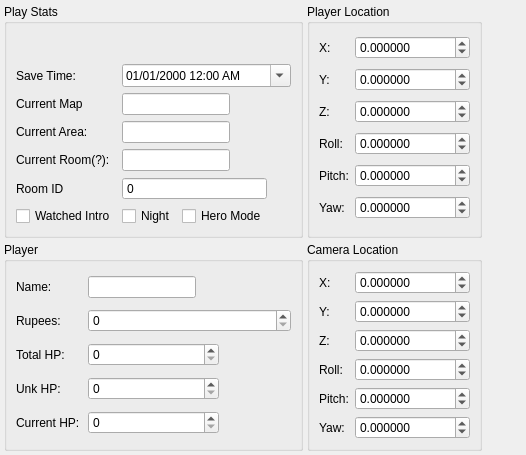
     <widget class="QWidget" name="playerTab">
      <attribute name="title">
       <string>&amp;Player</string>
      </attribute>
      <layout class="QGridLayout" name="gridLayout_6">
       <property name="leftMargin">
        <number>4</number>
       </property>
       <property name="topMargin">
        <number>4</number>
       </property>
       <property name="rightMargin">
        <number>4</number>
       </property>
       <property name="bottomMargin">
        <number>4</number>
       </property>
       <property name="spacing">
        <number>4</number>
       </property>
       <item row="2" column="1">
        <widget class="QGroupBox" name="cameraGroupBox">
         <property name="title">
          <string>Camera Location</string>
         </property>
         <layout class="QGridLayout" name="gridLayout_15">
          <item row="5" column="0">
           <widget class="QLabel" name="camYawLabel">
            <property name="text">
             <string>Yaw:</string>
            </property>
            <property name="buddy">
             <cstring>cameraYawSpinBox</cstring>
            </property>
           </widget>
          </item>
          <item row="4" column="0">
           <widget class="QLabel" name="camPitchLabel">
            <property name="text">
             <string>Pitch:</string>
            </property>
            <property name="buddy">
             <cstring>cameraPitchSpinBox</cstring>
            </property>
           </widget>
          </item>
          <item row="3" column="0">
           <widget class="QLabel" name="camRollLabel">
            <property name="text">
             <string>Roll:</string>
            </property>
            <property name="buddy">
             <cstring>cameraRollSpinBox</cstring>
            </property>
           </widget>
          </item>
          <item row="2" column="0">
           <widget class="QLabel" name="camZLabel">
            <property name="text">
             <string>Z:</string>
            </property>
            <property name="buddy">
             <cstring>cameraZSpinBox</cstring>
            </property>
           </widget>
          </item>
          <item row="1" column="0">
           <widget class="QLabel" name="camYLabel">
            <property name="text">
             <string>Y:</string>
            </property>
            <property name="buddy">
             <cstring>cameraYSpinBox</cstring>
            </property>
           </widget>
          </item>
          <item row="0" column="0">
           <widget class="QLabel" name="camXLabel">
            <property name="sizePolicy">
             <sizepolicy hsizetype="Ignored" vsizetype="Preferred">
              <horstretch>0</horstretch>
              <verstretch>0</verstretch>
             </sizepolicy>
            </property>
            <property name="text">
             <string>X:</string>
            </property>
            <property name="buddy">
             <cstring>cameraXSpinBox</cstring>
            </property>
           </widget>
          </item>
          <item row="5" column="1">
           <widget class="QDoubleSpinBox" name="cameraYawSpinBox">
            <property name="decimals">
             <number>6</number>
            </property>
            <property name="minimum">
             <double>-1000000.000000000000000</double>
            </property>
            <property name="maximum">
             <double>1000000.000000000000000</double>
            </property>
           </widget>
          </item>
          <item row="4" column="1">
           <widget class="QDoubleSpinBox" name="cameraPitchSpinBox">
            <property name="decimals">
             <number>6</number>
            </property>
            <property name="minimum">
             <double>-1000000.000000000000000</double>
            </property>
            <property name="maximum">
             <double>1000000.000000000000000</double>
            </property>
           </widget>
          </item>
          <item row="3" column="1">
           <widget class="QDoubleSpinBox" name="cameraRollSpinBox">
            <property name="decimals">
             <number>6</number>
            </property>
            <property name="minimum">
             <double>-1000000.000000000000000</double>
            </property>
            <property name="maximum">
             <double>1000000.000000000000000</double>
            </property>
           </widget>
          </item>
          <item row="2" column="1">
           <widget class="QDoubleSpinBox" name="cameraZSpinBox">
            <property name="decimals">
             <number>6</number>
            </property>
            <property name="minimum">
             <double>-1000000.000000000000000</double>
            </property>
            <property name="maximum">
             <double>1000000.000000000000000</double>
            </property>
            <property name="value">
             <double>0.000000000000000</double>
            </property>
           </widget>
          </item>
          <item row="1" column="1">
           <widget class="QDoubleSpinBox" name="cameraYSpinBox">
            <property name="decimals">
             <number>6</number>
            </property>
            <property name="minimum">
             <double>-1000000.000000000000000</double>
            </property>
            <property name="maximum">
             <double>1000000.000000000000000</double>
            </property>
           </widget>
          </item>
          <item row="0" column="1">
           <widget class="QDoubleSpinBox" name="cameraXSpinBox">
            <property name="decimals">
             <number>6</number>
            </property>
            <property name="minimum">
             <double>-1000000.000000000000000</double>
            </property>
            <property name="maximum">
             <double>1000000.000000000000000</double>
            </property>
           </widget>
          </item>
         </layout>
        </widget>
       </item>
       <item row="2" column="0">
        <widget class="QGroupBox" name="playerGroup">
         <property name="title">
          <string>Player</string>
         </property>
         <layout class="QGridLayout" name="gridLayout_7">
          <item row="1" column="0">
           <widget class="QLabel" name="rupeeLabel">
            <property name="text">
             <string>Rupees:</string>
            </property>
            <property name="buddy">
             <cstring>rupeeSpinBox</cstring>
            </property>
           </widget>
          </item>
          <item row="0" column="0">
           <widget class="QLabel" name="nameLabel">
            <property name="text">
             <string>Name:</string>
            </property>
            <property name="buddy">
             <cstring>nameLineEdit</cstring>
            </property>
           </widget>
          </item>
          <item row="2" column="0">
           <widget class="QLabel" name="totalHPLabel">
            <property name="text">
             <string>Total HP:</string>
            </property>
            <property name="buddy">
             <cstring>totalHPSpinBox</cstring>
            </property>
           </widget>
          </item>
          <item row="3" column="0">
           <widget class="QLabel" name="unkHPLabel">
            <property name="text">
             <string>Unk HP:</string>
            </property>
            <property name="buddy">
             <cstring>unkHPSpinBox</cstring>
            </property>
           </widget>
          </item>
          <item row="4" column="0">
           <widget class="QLabel" name="curHPLabel">
            <property name="text">
             <string>Current HP:</string>
            </property>
            <property name="buddy">
             <cstring>curHPSpinBox</cstring>
            </property>
           </widget>
          </item>
          <item row="1" column="1" colspan="3">
           <widget class="QSpinBox" name="rupeeSpinBox">
            <property name="maximum">
             <number>9999</number>
            </property>
           </widget>
          </item>
          <item row="2" column="1" colspan="2">
           <widget class="QSpinBox" name="totalHPSpinBox">
            <property name="maximum">
             <number>80</number>
            </property>
           </widget>
          </item>
          <item row="3" column="1" colspan="2">
           <widget class="QSpinBox" name="unkHPSpinBox">
            <property name="maximum">
             <number>80</number>
            </property>
           </widget>
          </item>
          <item row="4" column="1" colspan="2">
           <widget class="QSpinBox" name="curHPSpinBox">
            <property name="maximum">
             <number>80</number>
            </property>
           </widget>
          </item>
          <item row="0" column="1" colspan="3">
           <widget class="QLineEdit" name="nameLineEdit">
            <property name="sizePolicy">
             <sizepolicy hsizetype="Fixed" vsizetype="Fixed">
              <horstretch>0</horstretch>
              <verstretch>0</verstretch>
             </sizepolicy>
            </property>
            <property name="text">
             <string notr="true"/>
            </property>
            <property name="maxLength">
             <number>8</number>
            </property>
            <property name="placeholderText">
             <string notr="true"/>
            </property>
           </widget>
          </item>
         </layout>
        </widget>
       </item>
       <item row="0" column="2">
        <spacer name="horizontalSpacer_2">
         <property name="orientation">
          <enum>Qt::Horizontal</enum>
         </property>
         <property name="sizeHint" stdset="0">
          <size>
           <width>40</width>
           <height>20</height>
          </size>
         </property>
        </spacer>
       </item>
       <item row="0" column="1">
        <widget class="QGroupBox" name="playerLocationGroupBox">
         <property name="title">
          <string>Player Location</string>
         </property>
         <layout class="QGridLayout" name="gridLayout_16">
          <item row="0" column="0">
           <widget class="QLabel" name="playerXLabel">
            <property name="sizePolicy">
             <sizepolicy hsizetype="Ignored" vsizetype="Preferred">
              <horstretch>0</horstretch>
              <verstretch>0</verstretch>
             </sizepolicy>
            </property>
            <property name="text">
             <string>X:</string>
            </property>
            <property name="buddy">
             <cstring>playerXSpinBox</cstring>
            </property>
           </widget>
          </item>
          <item row="0" column="1">
           <widget class="QDoubleSpinBox" name="playerXSpinBox">
            <property name="decimals">
             <number>6</number>
            </property>
            <property name="minimum">
             <double>-1000000.000000000000000</double>
            </property>
            <property name="maximum">
             <double>1000000.000000000000000</double>
            </property>
            <property name="value">
             <double>0.000000000000000</double>
            </property>
           </widget>
          </item>
          <item row="1" column="0">
           <widget class="QLabel" name="playerYLabel">
            <property name="text">
             <string>Y:</string>
            </property>
            <property name="buddy">
             <cstring>playerYSpinBox</cstring>
            </property>
           </widget>
          </item>
          <item row="1" column="1">
           <widget class="QDoubleSpinBox" name="playerYSpinBox">
            <property name="decimals">
             <number>6</number>
            </property>
            <property name="minimum">
             <double>-1000000.000000000000000</double>
            </property>
            <property name="maximum">
             <double>1000000.000000000000000</double>
            </property>
           </widget>
          </item>
          <item row="2" column="0">
           <widget class="QLabel" name="playerZLabel">
            <property name="text">
             <string>Z:</string>
            </property>
            <property name="buddy">
             <cstring>playerZSpinBox</cstring>
            </property>
           </widget>
          </item>
          <item row="2" column="1">
           <widget class="QDoubleSpinBox" name="playerZSpinBox">
            <property name="decimals">
             <number>6</number>
            </property>
            <property name="minimum">
             <double>-1000000.000000000000000</double>
            </property>
            <property name="maximum">
             <double>1000000.000000000000000</double>
            </property>
           </widget>
          </item>
          <item row="3" column="0">
           <widget class="QLabel" name="playerRollLabel">
            <property name="text">
             <string>Roll:</string>
            </property>
            <property name="buddy">
             <cstring>playerRollSpinBox</cstring>
            </property>
           </widget>
          </item>
          <item row="3" column="1">
           <widget class="QDoubleSpinBox" name="playerRollSpinBox">
            <property name="decimals">
             <number>6</number>
            </property>
            <property name="minimum">
             <double>-1000000.000000000000000</double>
            </property>
            <property name="maximum">
             <double>1000000.000000000000000</double>
            </property>
            <property name="value">
             <double>0.000000000000000</double>
            </property>
           </widget>
          </item>
          <item row="4" column="0">
           <widget class="QLabel" name="playerPitchLabel">
            <property name="text">
             <string>Pitch:</string>
            </property>
            <property name="buddy">
             <cstring>playerPitchSpinBox</cstring>
            </property>
           </widget>
          </item>
          <item row="4" column="1">
           <widget class="QDoubleSpinBox" name="playerPitchSpinBox">
            <property name="decimals">
             <number>6</number>
            </property>
            <property name="minimum">
             <double>-1000000.000000000000000</double>
            </property>
            <property name="maximum">
             <double>1000000.000000000000000</double>
            </property>
            <property name="value">
             <double>0.000000000000000</double>
            </property>
           </widget>
          </item>
          <item row="5" column="0">
           <widget class="QLabel" name="playerYawLabel">
            <property name="text">
             <string>Yaw:</string>
            </property>
            <property name="buddy">
             <cstring>playerYawSpinBox</cstring>
            </property>
           </widget>
          </item>
          <item row="5" column="1">
           <widget class="QDoubleSpinBox" name="playerYawSpinBox">
            <property name="decimals">
             <number>6</number>
            </property>
            <property name="minimum">
             <double>-1000000.000000000000000</double>
            </property>
            <property name="maximum">
             <double>1000000.000000000000000</double>
            </property>
           </widget>
          </item>
         </layout>
        </widget>
       </item>
       <item row="0" column="0">
        <widget class="QGroupBox" name="playInfoGroup">
         <property name="title">
          <string>Play Stats</string>
         </property>
         <layout class="QGridLayout" name="gridLayout_5">
          <item row="1" column="2" colspan="6">
           <widget class="QDateTimeEdit" name="saveTimeEdit">
            <property name="enabled">
             <bool>true</bool>
            </property>
            <property name="readOnly">
             <bool>false</bool>
            </property>
            <property name="buttonSymbols">
             <enum>QAbstractSpinBox::NoButtons</enum>
            </property>
            <property name="dateTime">
             <datetime>
              <hour>0</hour>
              <minute>0</minute>
              <second>0</second>
              <year>2000</year>
              <month>1</month>
              <day>1</day>
             </datetime>
            </property>
            <property name="minimumDate">
             <date>
              <year>2000</year>
              <month>1</month>
              <day>1</day>
             </date>
            </property>
            <property name="displayFormat">
             <string>MM/dd/yyyy hh:mm A</string>
            </property>
            <property name="calendarPopup">
             <bool>true</bool>
            </property>
           </widget>
          </item>
          <item row="1" column="0" colspan="2">
           <widget class="QLabel" name="saveTimeLabel">
            <property name="text">
             <string>Save Time:</string>
            </property>
            <property name="buddy">
             <cstring>saveTimeEdit</cstring>
            </property>
           </widget>
          </item>
          <item row="2" column="0" colspan="2">
           <widget class="QLabel" name="curMapLabel">
            <property name="text">
             <string>Current Map</string>
            </property>
            <property name="buddy">
             <cstring>curMapLineEdit</cstring>
            </property>
           </widget>
          </item>
          <item row="4" column="0" colspan="2">
           <widget class="QLabel" name="curRoomLabel">
            <property name="text">
             <string>Current Room(?):</string>
            </property>
            <property name="buddy">
             <cstring>curRoomLineEdit</cstring>
            </property>
           </widget>
          </item>
          <item row="3" column="0" colspan="2">
           <widget class="QLabel" name="curAreaLabel">
            <property name="text">
             <string>Current Area:</string>
            </property>
            <property name="buddy">
             <cstring>curAreaLineEdit</cstring>
            </property>
           </widget>
          </item>
          <item row="4" column="2" colspan="5">
           <widget class="QLineEdit" name="curRoomLineEdit">
            <property name="sizePolicy">
             <sizepolicy hsizetype="Fixed" vsizetype="Fixed">
              <horstretch>0</horstretch>
              <verstretch>0</verstretch>
             </sizepolicy>
            </property>
            <property name="maxLength">
             <number>32</number>
            </property>
           </widget>
          </item>
          <item row="5" column="2" colspan="5">
           <widget class="QSpinBox" name="roomIDSpinBox">
            <property name="buttonSymbols">
             <enum>QAbstractSpinBox::NoButtons</enum>
            </property>
            <property name="maximum">
             <number>255</number>
            </property>
           </widget>
          </item>
          <item row="2" column="2" colspan="4">
           <widget class="QLineEdit" name="curMapLineEdit">
            <property name="sizePolicy">
             <sizepolicy hsizetype="Fixed" vsizetype="Fixed">
              <horstretch>0</horstretch>
              <verstretch>0</verstretch>
             </sizepolicy>
            </property>
            <property name="maxLength">
             <number>32</number>
            </property>
           </widget>
          </item>
          <item row="6" column="4" colspan="3">
           <widget class="QCheckBox" name="heroModeChkBox">
            <property name="text">
             <string>Hero Mode</string>
            </property>
           </widget>
          </item>
          <item row="3" column="2" colspan="4">
           <widget class="QLineEdit" name="curAreaLineEdit">
            <property name="sizePolicy">
             <sizepolicy hsizetype="Fixed" vsizetype="Fixed">
              <horstretch>0</horstretch>
              <verstretch>0</verstretch>
             </sizepolicy>
            </property>
            <property name="maxLength">
             <number>32</number>
            </property>
           </widget>
          </item>
          <item row="6" column="2" colspan="2">
           <widget class="QCheckBox" name="nightChkbox">
            <property name="text">
             <string>Night</string>
            </property>
           </widget>
          </item>
          <item row="6" column="0" colspan="2">
           <widget class="QCheckBox" name="introViewedChkBox">
            <property name="text">
             <string>Watched Intro</string>
            </property>
           </widget>
          </item>
          <item row="5" column="0" colspan="2">
           <widget class="QLabel" name="label_2">
            <property name="text">
             <string>Room ID</string>
            </property>
            <property name="buddy">
             <cstring>roomIDSpinBox</cstring>
            </property>
           </widget>
          </item>
          <item row="0" column="0" colspan="8">
           <widget class="PlaytimeWidget" name="playtime" native="true">
            <property name="minimumSize">
             <size>
              <width>0</width>
              <height>25</height>
             </size>
            </property>
           </widget>
          </item>
         </layout>
        </widget>
       </item>
      </layout>
     </widget>
